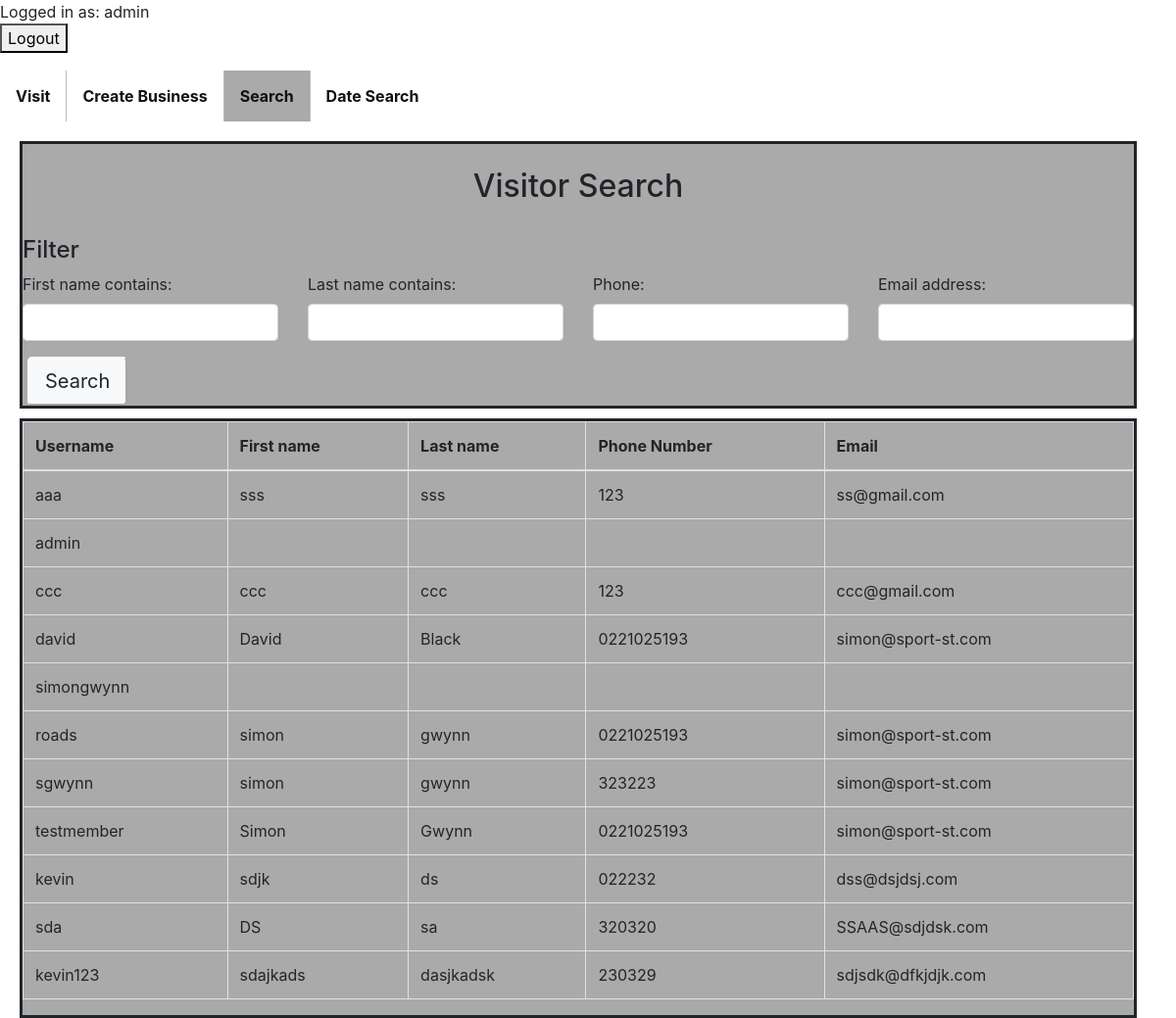
Screenshot of /search/ (signed in) with the database file from the repository.
### tracking/models.py (models this page shows)
class User(AbstractUser):
    is_individual           = models.BooleanField(default=False)
    is_business             = models.BooleanField(default=False)
    phone                   = models.CharField(max_length = 50,blank=True)

### tracking/views.py (the view)
# urls.py: url(r'^search/$', views.search, name='search'),
@user_passes_test(check_admin)
def search(request):
    user_list = User.objects.all()
    user_filter = UserFilter(request.GET, queryset=user_list)
    return render(request, 'tracking/user_list.html', {'filter': user_filter})

### tracking/views.py (called while the page is built)
def check_admin(user):
   return user.is_staff

### tracking/templates/tracking/user_list.html (shortened to what this page needs)
{% extends "tracking/base.html" %}
{% load widget_tweaks %}
{% block content %}
<br>
<br>
<br>
<ul1>
  <li><a href="{% url 'visit' %}"><b>Visit</b></a></li>
  {% if user.is_staff %}
  <li><a href="{% url 'createbusiness' %}"><b>Create Business</b></a></li>
  <li><a class="active" href="{% url 'search' %}"><b>Search</b></a></li>
  <li><a  href="{% url 'checkinsearch' %}"><b>Date Search</b></a></li>
  {% endif %}
</ul1>
<br>
  <div class="column5" style="background-color:#aaa;margin-top:20px">
    <br>
    <h2 style="text-align: center">Visitor Search</h2>
    <br>
  <form method="get">
    <div class="well">
      <h4 style="margin-top: 0">Filter</h4>
      <div class="row">
        <div class="form-group col-sm-4 col-md-3">
          {{ filter.form.first_name.label_tag }}
          {% render_field filter.form.first_name class="form-control" %}
        </div>
        <div class="form-group col-sm-4 col-md-3">
          {{ filter.form.last_name.label_tag }}
          {% render_field filter.form.last_name class="form-control" %}
        </div>
        <div class="form-group col-sm-4 col-md-3">
          {{ filter.form.phone.label_tag }}
          {% render_field filter.form.phone class="form-control" %}
        </div>
           <div class="form-group col-sm-4 col-md-3">
          {{ filter.form.email.label_tag }}
          {% render_field filter.form.email class="form-control" %}
        </div>
      <button type="submit" class="tn btn-light btn-lg" style="margin-left: 20px;">
         Search
      </button>
    </div>
  </form>
</div>
<br>
      <br>
<br>
    <br>
    <br>
    <br>
    <br>
    <br>
  <div class="column5" style="background-color:#aaa; margin-top: 10px;">
  <table class="table table-bordered" style="width:100%">
    <thead>
      <tr>
        <th>Username</th>
        <th>First name</th>
        <th>Last name</th>
        <th>Phone Number</th>
        <th>Email</th>
      </tr>
    </thead>
    <tbody>
      {% for user in filter.qs %}
        <tr>
          <td>{{ user.username }}</td>
          <td>{{ user.first_name }}</td>
          <td>{{ user.last_name }}</td>
          <td>{{ user.phone }}</td>
            <td>{{ user.email }}</td>
        </tr>
      {% empty %}
        <tr>
          <td colspan="5">No data</td>
        </tr>
      {% endfor %}
    </tbody>
  </table>
    </div>
{% endblock %}

### tracking/templates/tracking/base.html (shortened to what this page needs)
{% load static %}
<!doctype html>
<html lang="en">
<head>
<link rel="stylesheet" href="https://stackpath.bootstrapcdn.com/bootstrap/4.4.1/css/bootstrap.min.css">
    </head>
<body>
<ul class="navbar-nav ml-auto" style="float:left">
{% if user.is_authenticated %}
Logged in as: {{ user.username }}
                    <form method="POST" action="{% url 'logoutuser' %}">
                        <button id="signOutBtn" type="submit">Logout</button>
                    </form>
            {% endif %}
    </ul>
{% block content %}{% endblock %}
</body>

### tracking/templates/tracking/base.html (style rules this page uses)
body { background-image: url(https://i.ibb.co/rm70XDm/background2.jpg); background-repeat: no-repeat; background-attachment: fixed; background-size: cover; }
.column5 { float: left; width: 95%; margin-left: 20px; border-style: solid; }
.row:after { content: ""; display: table; clear: both; }
ul1 { list-style-type: none; margin: 0; padding: 0; overflow: hidden; background-color: #333; }
li { float: left; border-right:1px solid #bbb; }
li:last-child { border-right: none; }
li a { display: block; color: #111; text-align: center; padding: 14px 16px; text-decoration: none; }
.active { background-color: #aaa; }

### rows the page displays
User: username "admin"
User: username "aaa", first_name "sss", last_name "sss", phone "123", email "ss@gmail.com"
User: username "ccc", first_name "ccc", last_name "ccc", phone "123", email "ccc@gmail.com"
User: username "david", first_name "David", last_name "Black", phone "0221025193", email "simon@sport-st.com"
User: username "simongwynn"
User: username "roads", first_name "simon", last_name "gwynn", phone "0221025193", email "simon@sport-st.com"
User: username "sgwynn", first_name "simon", last_name "gwynn", phone "323223", email "simon@sport-st.com"
User: username "testmember", first_name "Simon", last_name "Gwynn", phone "0221025193", email "simon@sport-st.com"
User: username "kevin", first_name "sdjk", last_name "ds", phone "022232", email "dss@dsjdsj.com"
User: username "sda", first_name "DS", last_name "sa", phone "320320", email "SSAAS@sdjdsk.com"
User: username "kevin123", first_name "sdajkads", last_name "dasjkadsk", phone "230329", email "sdjsdk@dfkjdjk.com"

### other values shown
{{ filter.form.first_name.label_tag }} "First name contains:"
{{ filter.form.last_name.label_tag }} "Last name contains:"
{{ filter.form.phone.label_tag }} "Phone:"
{{ filter.form.email.label_tag }} "Email address:"
